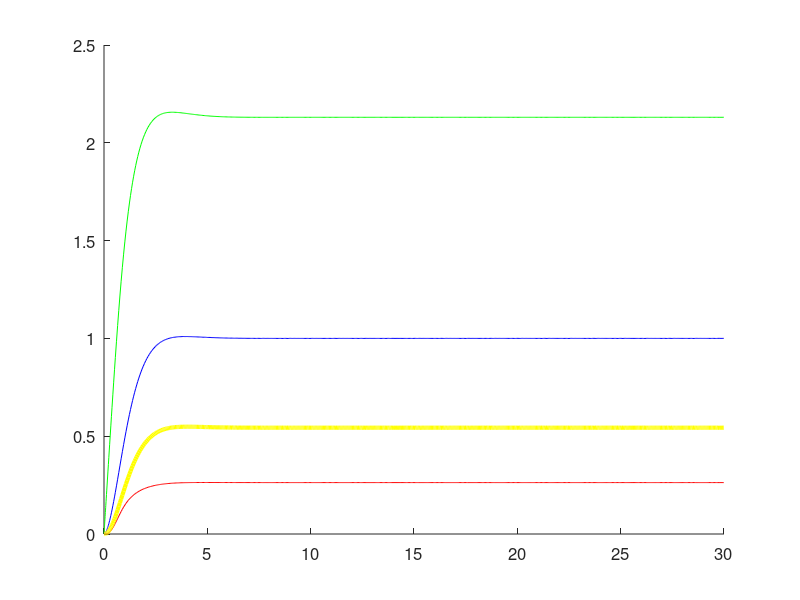

This figure's MATLAB source: (Note: this script raises an error after producing the figure.)
function AntitheticDamped
clear; clc; clf;
% This is a model of the antithetic controller under transcriptional control
% via protein.
%% Initialising Global Parameters 
global setpoint    % Setpoint of steady state value of X 
global mu          % Transcription rate of Z1 (actuator)
global eta         % Annihiliation Rate of Z1 and Z2
global theta       % Transcription rate constant of Z2 (Sensor)
global k           % Transcription rate constant of X
global gamma       % Degradation rate of X 
global delta       % Dilution rate
global gamma_star  % Degradation rate of X*
global alpha_1     % Production rate of X* from X
global alpha_2     % Production rate of X from X*

%% Parameter Values
% Parameters taken from the Khammash paper in units of nM and min^-1,
% multipled by 60 to give hr^-1. 
mu         = 0.028*60;         % Search space between 10^0 and 10^4 nM min^-1
eta        = 0.05*60;          % Conservative lower bound where higher eta values improve performance
theta      = 0.028*60;         % 0.028  min^-1 used as a reference for search space between 10^-2 and 10^2
setpoint   = mu / theta;       % Setpoint when delta = 0
k          = 0.028*60;         % 0.028  min^-1 used as a reference for search space between 10^-2 and 10^2
gamma      = 0.014*60;         % Native degradation of output set at 0.5 * delta
delta      = 0.028*60*0;       % Set to zero for the case of the idealised Antithetic integral feedback circuit 
gamma_star = 0.084*60;
alpha_1    = 0.1*60;
alpha_2    = 0.1*60;

%% State is [Z_1 Z_2 X X_star]
s0       = [0 0 0 0];  % Initial values of the states in the ODE model 
%% Generate the simulation 
Tend     = 30;       % End time value -- This is currently random 
ODEFUN   = @antitheticddt;
[t, S] = ode45(ODEFUN, [0,Tend], s0);


%% Generate Plot Figure
figure(1);
hold on;
set(gca, 'fontsize', 12);
plot(t, S(:,3), 'b', t, S(:,1),'g', t, S(:,2), 'r', t, S(:,4), 'y', 'LineWidth', 3);
yline(setpoint, 'k--', 'LineWidth', 3);
legend('X', 'Z1', 'Z2', 'X*', 'Set Point', 'Location', 'northeast');
xlabel('Time (Hours)');
ylabel('Concentration (nM)');
title('Idealised Antithetic Integral Feedbak Controller With Damping');
hold off;

end

%% Dynamics 
function dS = antitheticddt(t, S);

global mu     % Transcription rate of Z1 (actuator)
global eta    % Annihiliation Rate of Z1 and Z2
global theta  % Transcription rate constant of Z2 (Sensor)
global k      % Transcription rate constant of X
global gamma  % Degradation rate of X 
global delta  % Dilution rate
global gamma_star  % Degradation rate of X*
global alpha_1     % Production rate of X* from X
global alpha_2     % Production rate of X from X*

Z1     = S(1);
Z2     = S(2);
X      = S(3);
X_star = S(4);


dZ1dt     = mu - (eta * Z1 * Z2) - (delta * Z1);
dZ2dt     = (theta * X) - (eta * Z1 * Z2) - (delta * Z2);
dXdt      = (k * Z1) - ((gamma + delta) * X) - (alpha_1 * X) + (alpha_2 * X_star);
dX_stardt = (alpha_1 * X) - (alpha_2 * X_star) - (gamma_star * X_star);


dS = [dZ1dt; dZ2dt; dXdt; dX_stardt];

end 